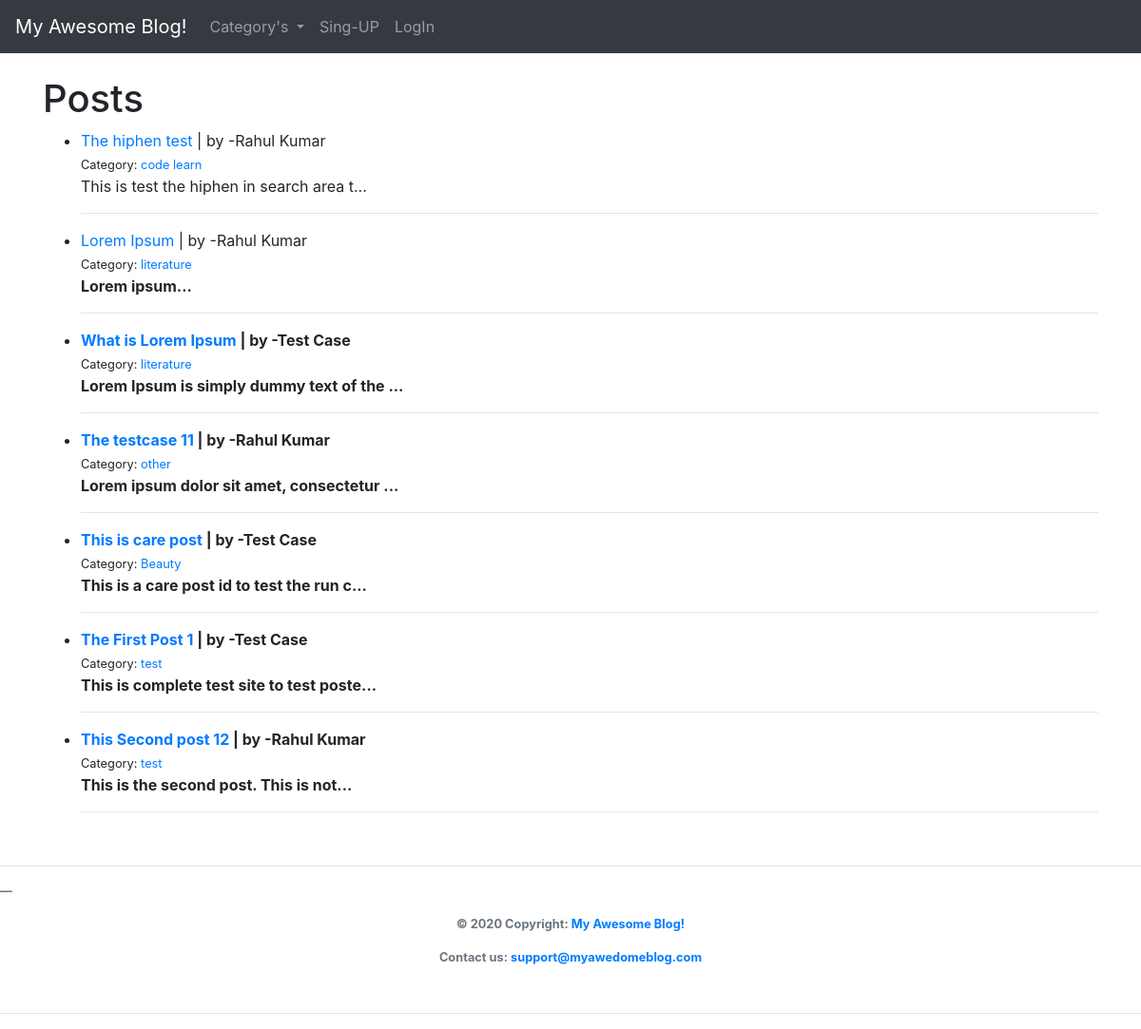
The app's page /, older data.
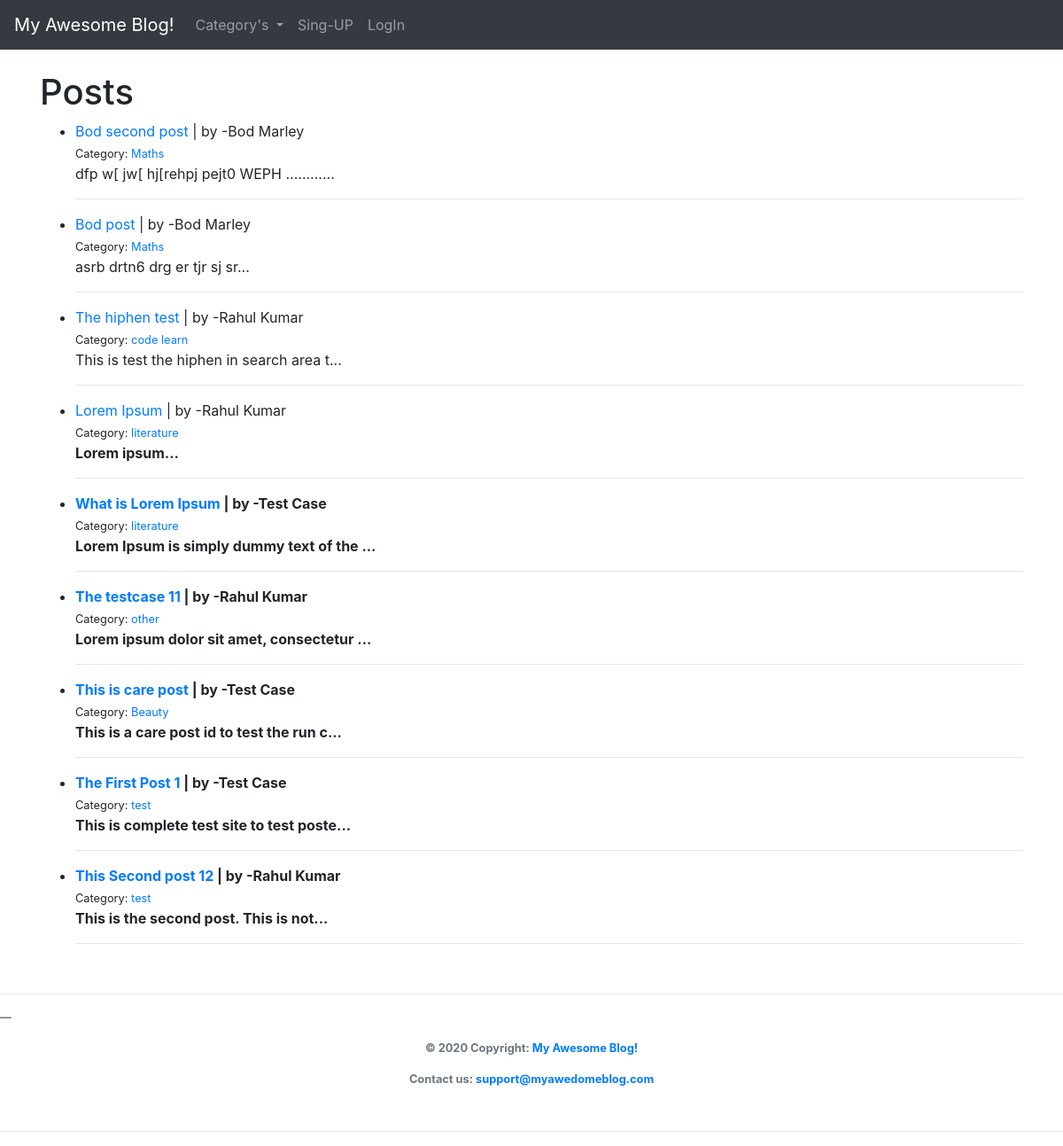
The same page, newer data.
### theblog/models.py (models this page shows, shortened)
class Post(models.Model):
    title = models.CharField(max_length=255)
    title_tag = models.CharField(max_length=255)
    author = models.ForeignKey(User, on_delete=models.CASCADE)
    body = models.TextField(max_length=10000)
    post_date = models.DateField(auto_now_add=True)
    post_time = models.TimeField(auto_now_add=True)
    update_time = models.DateTimeField(auto_now=True)
    category = models.CharField(max_length=255, default='other')

### theblog/views.py (the view)
class HomeView(ListView):
    model = Post
    template_name = 'home.html'
    ordering: List[str] = ['-post_date', '-post_time']
    def get_context_data(self, *args, **kwargs):
        cat_menu = Category.objects.all()
        context = super(HomeView, self).get_context_data(*args, **kwargs)
        context["cat_menu"] = cat_menu
        return context

### theblog/models.py (called while the page is built)
    def __str__(self):
        return self.name

### theblog/templates/home.html (shortened to what this page needs)
<!DOCTYPE html>
<html lang="en">
<head>
</head>
<body>
{% extends 'base.html' %}
{% block content %}
    <h1>Posts</h1>
    <ul>
        {% for post in object_list %}
            <li><a href="{% url 'article-detail' post.pk %}">{{ post.title }}</a> | by
                -{{ post.author.first_name }} {{ post.author.last_name }}
                <br>
                <small>Category: <a href="{% url 'category' post.category|slugify %}">{{ post.category }}</a> </small>
                <br/>
                {{ post.body|slice:":40"|safe }}... <br>
                <hr>
            </li>
        {% endfor %}
    </ul>
{% endblock %}

### theblog/templates/base.html (shortened to what this page needs)
<!doctype html>
<html lang="en">
<head>
    <link rel="stylesheet" href="https://stackpath.bootstrapcdn.com/bootstrap/4.5.2/css/bootstrap.min.css"
>
</head>
<body>
<nav class="navbar navbar-expand-lg navbar-dark  bg-dark">
    <a class="navbar-brand" href="{% url 'home' %}">My Awesome Blog!</a>
    <div class="collapse navbar-collapse" id="navbarSupportedContent">
        <ul class="navbar-nav mr-auto">
            {% if cat_menu %}
            <li class="nav-item dropdown">
                <a class="nav-link dropdown-toggle" href="#" id="navbarDropdownMenuLink" role="button"
                   data-toggle="dropdown" aria-haspopup="true" aria-expanded="false">
                    Category's
                </a>
                <div class="dropdown-menu" aria-labelledby="navbarDropdown">
                    {% else %}
            <li class="nav-item">
                <a class="nav-link" href="{% url 'category-list' %}">Category List</a>
            </li>
            {% endif %}
            {% if user.is_authenticated %}
            <li class="nav-item">
                <a class="nav-link" href="{% url 'add_post' %}">Add Post</a>
            </li>
            <li class="nav-item">
            <li class="nav-item">
                <a class="nav-link" href="{% url 'add_category' %}">Add Category</a>
            </li>
            <li class="nav-item">
                <a class="nav-link" href="{% url 'logout' %}">LogOut</a>
            </li>
            <li class="nav-item mr-left">
                <a class="nav-link" href="#">{{ user }}</a>
            </li>
            {% else %}
            <li class="nav-item">
                <a class="nav-link" href="{% url 'register' %}">Sing-UP</a>
            </li>
            <li class="nav-item">
                <a class="nav-link" href="{% url 'login' %}">LogIn</a>
            </li>
            {% endif %}
        </ul>
    </div>
</nav>
<br>
<div class="container">
    {% block content %}
    {% endblock %}
</div>
<br>
<hr>
<footer class="page-footer font-small dark blockquote-footer">
    <div class="footer-copyright text-center py-3">
        <div>© 2020 Copyright:
            <a href="{% url 'home' %}">My Awesome Blog!</a></div>
        <div class="text-center py-3">Contact us: <a href="#">support@myawedomeblog.com</a></div>
    </div>
<hr>
</footer>
</body>
</html>

Row changes from the older to the newer data that the page shows:
added Post: title "Bod second post", author.first_name "Bod", author.last_name "Marley", category "Maths", body "dfp w[ jw[ hj[rehpj pejt0 WEPH ........."
added Post: title "Bod post", author.first_name "Bod", author.last_name "Marley", category "Maths", body "asrb drtn6 drg er tjr sj sr"
